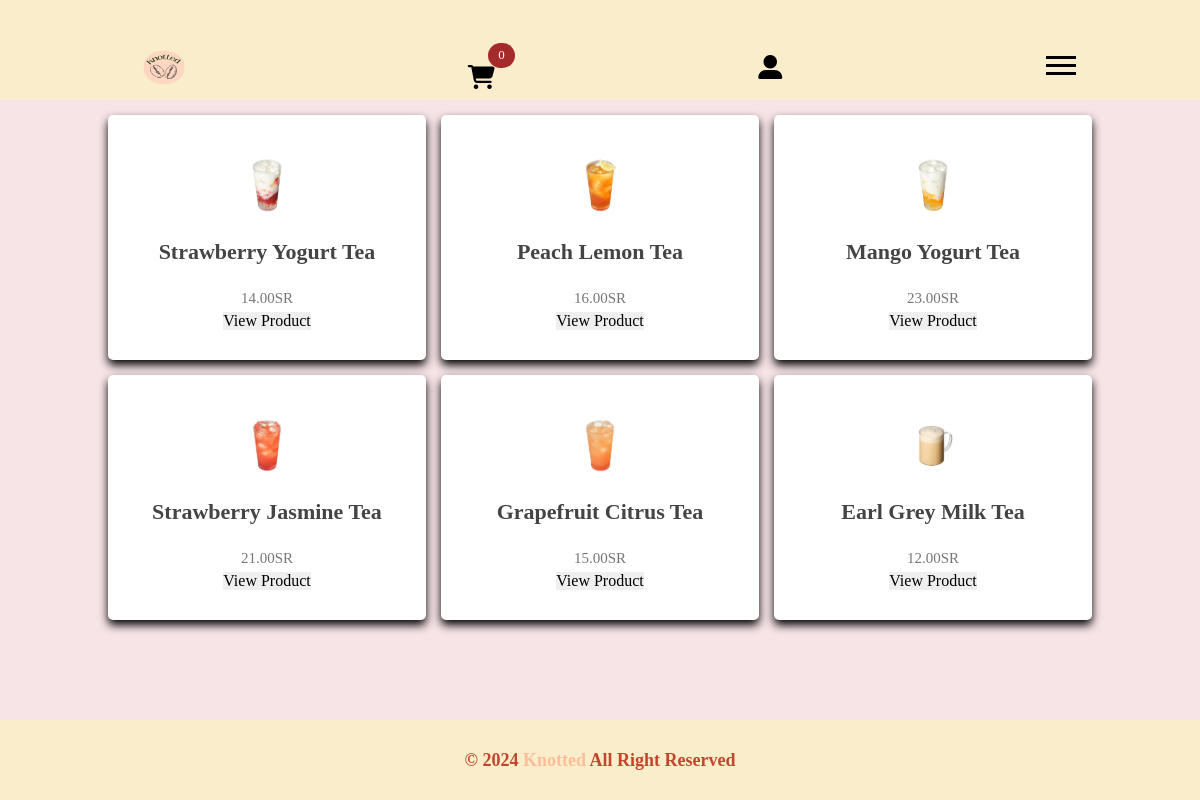
/Knotted_latest/category.php?category=Tea, run on the app's committed database.
### tables this page shows
CREATE TABLE `products` (
  `productID` int(11) NOT NULL COMMENT 'counter',
  `productCategory` varchar(30) NOT NULL COMMENT 'Product category (Tea, Coffee or Sweet)',
  `productName` varchar(30) NOT NULL COMMENT 'product name',
  `productPIC` varchar(60) DEFAULT NULL COMMENT 'Product image',
  `productStock` int(11) DEFAULT NULL COMMENT 'Quantity available in stock',
  `productPrice` decimal(10,2) DEFAULT NULL COMMENT 'Product price',
  `productDescription` text DEFAULT NULL COMMENT 'Description of the product'
);

### Knotted_latest/category.php (the view, shortened to what this page needs)
<?php
$category = $_GET['category'];
include 'header.php';
?>
<body>
    <main>
    <div class="container">
        <div class="card">
<?php
$sql = "SELECT * FROM products WHERE productCategory='".$category."'";
$result = $conn->query($sql);
if ($result->num_rows > 0) {
  while($row = $result->fetch_assoc()) {
?>
            <div class="card-content">
                <img src="Images/<?php echo $row['productPIC'];?>" alt="<?php echo $row['productName'];?>">
                <h3><?php echo $row['productName'];?></h3>
                <p><?php echo $row['productPrice'];?>SR</p>
                <a href="ProductDetails.php?id=<?php echo $row['productID'];?>">
                    <button class="btn btn-outline-success" type="button">View Product</button></a>
            </div>
<?php }
} else {
echo ' 0 results';
}
?>
        </div>
    </div>
    </main>
</body>
<?php
include 'footer.php';
?>

### Knotted_latest/header.php (shortened to what this page needs)
<!DOCTYPE html>
<html lang="en">
<head>
    <link rel="stylesheet" href="css/styleHM.css" />
    <link rel="stylesheet" href="https://cdnjs.cloudflare.com/ajax/libs/font-awesome/5.15.2/css/all.min.css" />
    <link rel="stylesheet" href="css/normalize.css">
    <link rel="stylesheet" href="css/all.min.css">
</head>
<body>
    <header class="header" style="background-color: #faedcb;">
        <div class="container">
            <img class="logo" src="Images/Knotted logo.png" width="80" height="65" alt="Knotted" />
<?php
if(!isset($_SESSION['AdminID'])){ ?>
            <a style="color: black;" class="acart" href="cart.php">
<span class="notify-badge" id="cartCount">0</span>
			<i style="font-size:24px" class="fa">&#xf07a;</i>
			</a>
			<?php
}
if(!isset($_SESSION['userID']) AND !isset($_SESSION['AdminID'])){
	echo '<a style="color: black;" href="login.php"><i style="font-size:24px" class="fas">&#xf406;</i></a>';
}
?>
            <div class="links">
                <span class="icon">
                    <span></span>
                    <span></span>
                    <span></span>
                </span>
            </div>
        </div>
    </header>

### Knotted_latest/footer.php (shortened to what this page needs)
<div class="footer">
&copy; 2024 <span>Knotted</span> All Right Reserved
</div>
</body>
</html>

### Knotted_latest/css/styleHM.css (style rules this page uses)
:root { --main-color: #c3452b; --section-padding: 60px; }
* { -webkit-box-sizing: border-box; -moz-box-sizing: border-box; box-sizing: border-box; }
html { scroll-behavior: smooth; }
body { background-color:#F7E4E7; font-family: "work-sans", "sans-serif"; }
.container { padding-left: 15px; padding-right: 15px; margin-left: auto; margin-right: auto; }
.header { padding: 20px; height: 100px; }
.header .container { display: flex; justify-content: space-between; align-items: center; }
.header .links { position: relative; }
.header .links .icon { width: 30px; display: flex; flex-wrap: wrap; }
.header .links .icon span { background-color: black; margin-bottom: 5px; height: 3px; width: 100%; }
.footer { background-color: #faedcb; color: #c3452b; padding: 30px 10px; text-align: center; font-size: 18px; font-weight: bold; }
.footer span { font-weight: bold; color: #FFBE98; }

### Knotted_latest/header.php (style rules this page uses)
* { font-family: "work-sans", "sans-serif"; margin: 0; padding: 0; box-sizing: border-box; outline: none; border: none; text-decoration: none; text-transform: capitalize; transition: .2s linear; }
.container { padding: 15px 9%; padding-bottom: 100px; }
.container .card { display: grid; grid-template-columns: repeat(auto-fit, minmax(270px, 1fr)); gap: 15px; }
.container .card .card-content { box-shadow: 0 5px 10px; border-radius: 5px; background: white; text-align: center; padding: 30px 20px; }
.container .card .card-content img { height: 80px; }
.container .card .card-content h3 { color: #444; font-size: 22px; padding: 10px 0; margin-bottom: 10px; }
.container .card .card-content p { color: #777; font-size: 15px; line-height: 1.8; }
.footer { background-color: #faedcb; color: #c3452b; padding: 30px 10px; text-align: center; font-size: 18px; font-weight: bold; }
.footer span { font-weight: bold; color: #FFBE98; }
.header { padding: 20px; height: 100px; }
.header .container { display: flex; justify-content: space-between; align-items: center; }
.acart { position:relative; padding-top:20px; display:inline-block; }
.notify-badge { position: absolute; right:-20px; top:-2px; background:brown; text-align: right; border-radius: 30px 30px 30px 30px; color:white; padding:5px 10px; font-size:small; }

### Knotted_latest/category.php (style rules this page uses)
body { min-height: 100vh; margin: 0; display: flex; flex-direction: column; }
main { flex: 1; }

### data on the page
products: productPIC+productName (picture), productName "Strawberry Yogurt Tea", productPrice "14.00"
products: productPIC+productName (picture), productName "Peach Lemon Tea", productPrice "16.00"
products: productPIC+productName (picture), productName "Mango Yogurt Tea", productPrice "23.00"
products: productPIC+productName (picture), productName "Strawberry Jasmine Tea", productPrice "21.00"
products: productPIC+productName (picture), productName "Grapefruit Citrus Tea", productPrice "15.00"
products: productPIC+productName (picture), productName "Earl Grey Milk Tea", productPrice "12.00"
